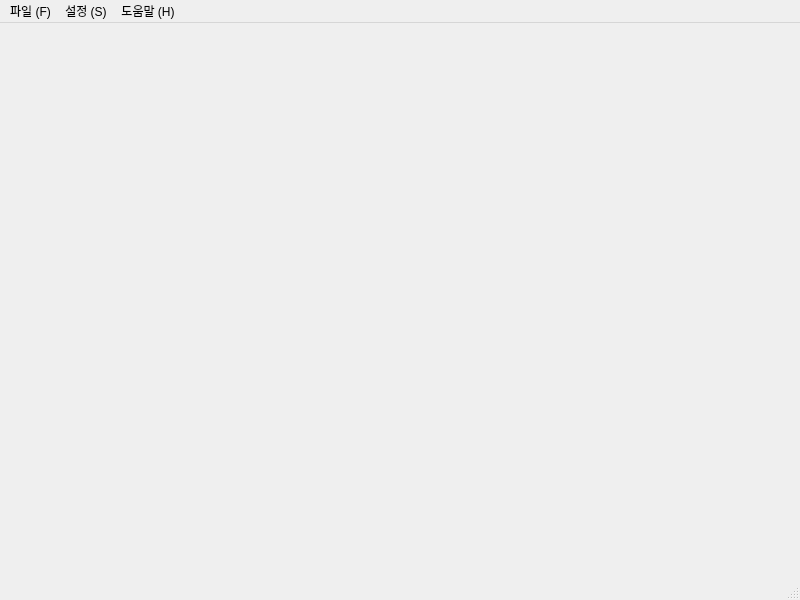
<?xml version="1.0" encoding="UTF-8"?>
<ui version="4.0">
 <class>MainWindow</class>
 <widget class="QMainWindow" name="MainWindow">
  <property name="geometry">
   <rect>
    <x>0</x>
    <y>0</y>
    <width>800</width>
    <height>600</height>
   </rect>
  </property>
  <property name="windowTitle">
   <string>MainWindow</string>
  </property>
  <widget class="QWidget" name="centralwidget"/>
  <widget class="QMenuBar" name="menubar">
   <property name="geometry">
    <rect>
     <x>0</x>
     <y>0</y>
     <width>800</width>
     <height>21</height>
    </rect>
   </property>
   <widget class="QMenu" name="menu_F">
    <property name="title">
     <string>파일 (F)</string>
    </property>
    <addaction name="separator"/>
    <addaction name="actionnew_2"/>
    <addaction name="actionopen"/>
   </widget>
   <widget class="QMenu" name="menu_S">
    <property name="title">
     <string>설정 (S)</string>
    </property>
   </widget>
   <widget class="QMenu" name="menu_H">
    <property name="title">
     <string>도움말 (H)</string>
    </property>
   </widget>
   <addaction name="menu_F"/>
   <addaction name="menu_S"/>
   <addaction name="menu_H"/>
  </widget>
  <widget class="QStatusBar" name="statusbar"/>
  <action name="actionnew">
   <property name="text">
    <string>new</string>
   </property>
  </action>
  <action name="actionnew_2">
   <property name="text">
    <string>new</string>
   </property>
   <property name="shortcut">
    <string>Ctrl+W</string>
   </property>
  </action>
  <action name="actionopen">
   <property name="text">
    <string>open</string>
   </property>
   <property name="shortcut">
    <string>Ctrl+E</string>
   </property>
  </action>
 </widget>
 <resources/>
 <connections/>
</ui>
